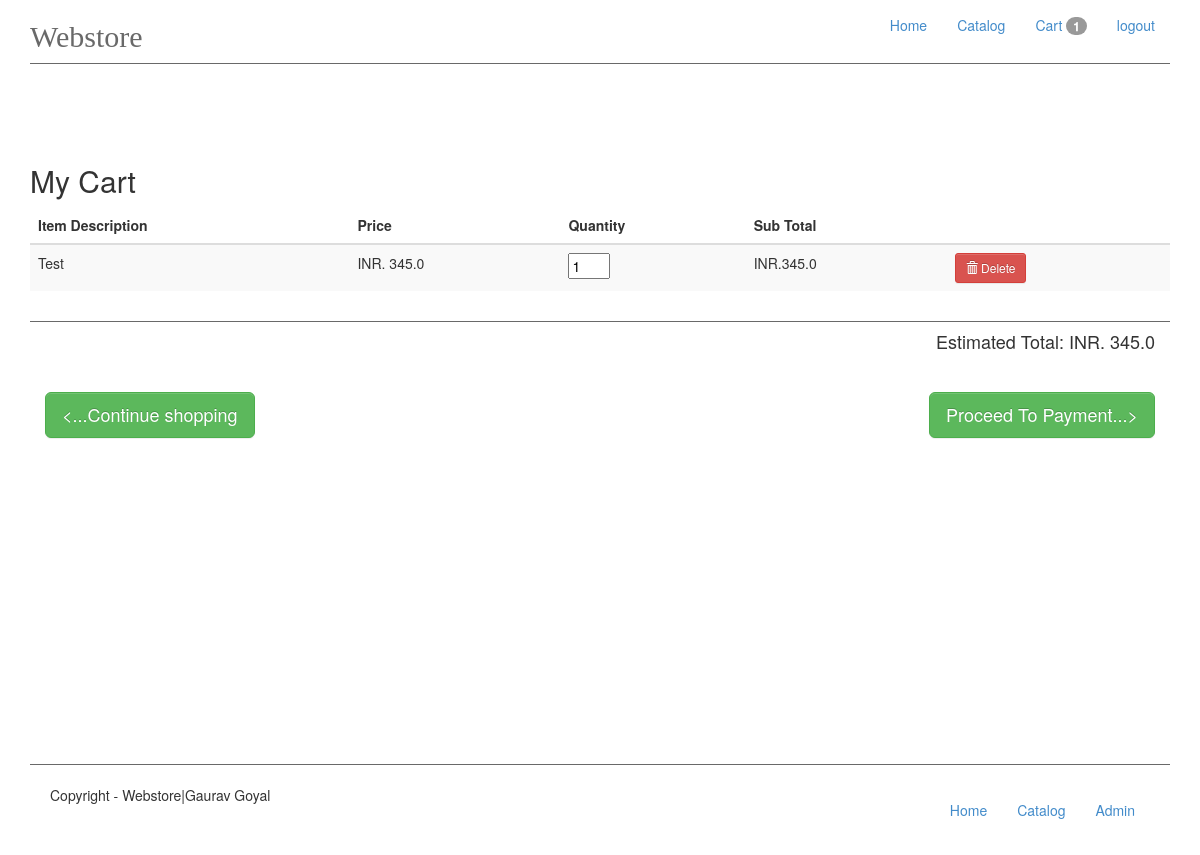
Screenshot of /cart/ (signed in) with the database file from the repository.
### app/models.py (models this page shows, shortened)
class Cart(db.Model):
    id = db.Column(db.Integer, primary_key=True)
    cart_id = db.Column(db.Integer)
    date = db.Column(db.DATETIME)
    quantity = db.Column(db.Integer)
    product = db.Column(db.Integer, db.ForeignKey('product.id'))
    def price(self):
        return self.quantity * self.products.price

class Product(db.Model):
    id = db.Column(db.Integer, primary_key=True)
    name = db.Column(db.String(50), unique=True, index=True)
    price = db.Column(db.Float, index=True)
    description = db.Column(db.String(400), index=True)
    category_id = db.Column(db.Integer, db.ForeignKey('category.id'))
    cart = db.relationship('Cart', backref='products', lazy='dynamic')

### app/views.py (the view, shortened to what this page needs)
@app.route('/cart/', methods=['GET', 'POST'])
def cart():
    total_amount = shoppingcart.get_total_amount()
    cart = shoppingcart.get_cart_items()
    product_no = shoppingcart.cart_distinct_item_count()
    return render_template('cart.html', cart=cart, count=product_no, total=total_amount)

### app/shoppingcart.py (called while the page is built)
def get_cart_id():
    if 'username' in session:
        return session['username']
    else:
        if request.cookies.get('anonymous_user'):
            cart_id = request.cookies.get('anonymous_user')
        else:
            cart_id = _genrate_cart_id()
        return cart_id

def get_cart_items():
    cart_items = Cart.query.filter_by(cart_id=get_cart_id())
    return cart_items

def cart_distinct_item_count():
    return get_cart_items().count()

def get_total_amount():
    cart = get_cart_items()
    price = 0
    for item in cart:
        price += item.products.price * item.quantity
    return price

### app/templates/cart.html (shortened to what this page needs)
{% extends 'base.html' %}
{% block content%}
<h2>My Cart</h2>
    {% if count > 0 %}
              <div class="table-responsive">
<table class="table table-striped table-responsive" id="cart_table">
<thead>
<tr>
<th>Item Description</th>
<th>Price</th>
<th>Quantity</th>
<th>Sub Total</th>
<th></th>
</tr>
</thead>
<tbody>
{% for item in cart %}
<tr>
<td>{{ item.products.name }}</td>
<td>INR. {{ item.products.price }}</td>
<td>
   <form method="post" action="" enctype="multipart/form-data">
    <input type="text" value="{{ item.quantity }}" size="2" maxlength="5" name="update_quantity" class="item_quantity" id="{{ item.id }}"/>
    </form>
</td>
<td>INR.{{ item.price() }}</td>
<td>
     <form method="post" action="" enctype="multipart/form-data">
        <button type="submit" value="Remove" name="submit" class="btn btn-sm btn-danger" ><span class="glyphicon glyphicon-trash"></span> Delete</button>
    </form>
</td>
</tr>
{% endfor %}
</tbody>
</table>
<div class="col-md-12" id="cart_total">
    <h4 class="pull-right">Estimated Total: INR. {{ total }}</h4>
</div>
<div class="col-md-12" id="cart_buttons">
<a href="{{ url_for('catalog') }}" class="btn btn-lg btn-success pull-left"><...Continue shopping</a>
        <a href="{{ url_for('checkout_details') }}"class="btn btn-lg btn-success pull-right">Proceed To Payment...></a>
</div>
              </div>
{% else %}
    <h3>Your Cart is empty. To add Products go to <a href="{{ url_for('catalog') }}">Catalog</a>.</h3>
{% endif %}
{% endblock %}

### app/static/css/main.css (style rules this page uses)
#main #cart_buttons { padding-top: 30px; }
#main #cart_total { border-top: 1px solid dimgray; }
#main #cart_table { margin-bottom: 30px; }

### rows the page displays
Cart: products.name "Test", products.price "345.0", update_quantity "1", price "345.0"

### other values shown
{{ count }} "1"
{{ total }} "345.0"
